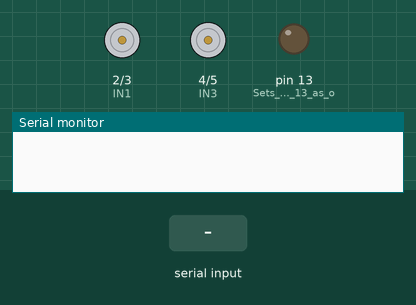
Recording of a sketch running on a simulated Arduino Uno, built with avr-gcc and run on an emulated ATmega328P. Shown: motor-driver pin pairs drawn as motors (green arrow = first pin HIGH = forward, orange = second pin HIGH = backward, longer = more drive, scaled by the enable pin), output pins drawn as LEDs (lit = HIGH), the last lines printed to the serial monitor. The test bench sets the inputs (shaded band).

Above: at 1.2 s.
1.3 s: "F" received over Serial
At 1.6 s:
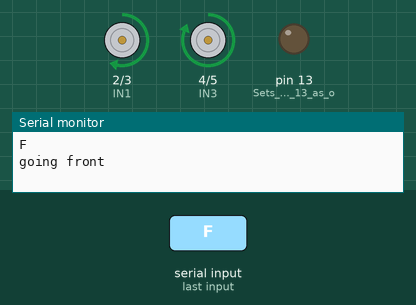
2.8 s: "B" received over Serial
At 4.0 s:
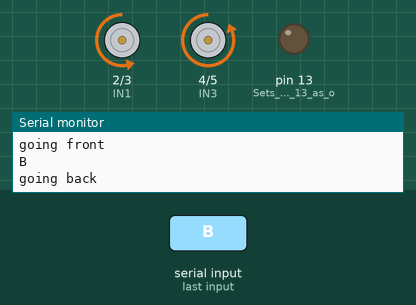
4.3 s: "L" received over Serial
At 5.1 s:
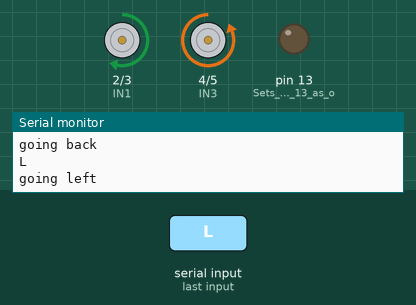
5.8 s: "R" received over Serial
At 6.3 s:
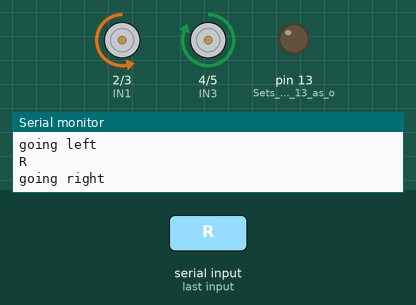
Timing chart, 0 to 8.3 s (numbered marks = the images above; inputs shaded):
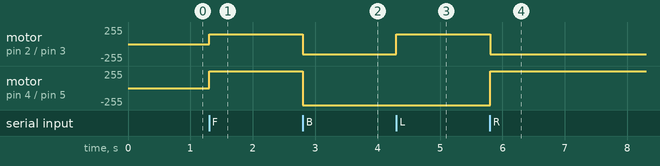

The sketch:

GESTURE_ARDUINO_CODE.ino
```cpp
// Define motor pins
const int IN1 = 2;
const int IN2 = 3;
const int IN3 = 4;
const int IN4 = 5;
const int en1 = 6;
const int en2 = 7;
char data = 0;            //Variable for storing received data
void  setup()
{
    Serial.begin(9600);   //Sets the baud for serial data transmission
   pinMode(13, OUTPUT);  //Sets digital pin  13 as output pin
  pinMode(IN1, OUTPUT);
  pinMode(IN2, OUTPUT);
  pinMode(IN3, OUTPUT);
  pinMode(IN4, OUTPUT);
}
void loop()
{
   if(Serial.available() > 0)
   {
      data = Serial.read();
      Serial.println(data);
         if(data == 'F') {
         front();
         Serial.println("going front");
         }
          else  if(data == 'B') {
         back();
          Serial.println("going back");
          }

         else  if(data == 'L')  {
         left();
         Serial.println("going left");
         }
         else  if(data == 'R')  {
         right();
         Serial.println("going right");
         }
         else if(data == 'S'){
          stop();
          Serial.println("no movement");
         }

   }
}

void front(){
  digitalWrite(IN1, HIGH);
  digitalWrite(IN2, LOW);
  digitalWrite(IN3, HIGH);
  digitalWrite(IN4, LOW);
  analogWrite(en1,150);
  analogWrite(en2,150);
 }

void back(){
  digitalWrite(IN1, LOW);
  digitalWrite(IN2, HIGH);
  digitalWrite(IN3, LOW);
  digitalWrite(IN4, HIGH);
  analogWrite(en1,150);
  analogWrite(en2,150);
 }

void left(){
  digitalWrite(IN1, HIGH);
  digitalWrite(IN2, LOW);
  digitalWrite(IN3, LOW);
  digitalWrite(IN4, HIGH);
  analogWrite(en1,150);
  analogWrite(en2,150);

 }

void right(){
  digitalWrite(IN1, LOW);
  digitalWrite(IN2, HIGH);
  digitalWrite(IN3, HIGH);
  digitalWrite(IN4, LOW);
    analogWrite(en1,150);
  analogWrite(en2,150);
 }

void stop(){
  digitalWrite(IN1, LOW);
  digitalWrite(IN2, LOW);
  digitalWrite(IN3, LOW);
  digitalWrite(IN4, LOW);
  analogWrite(en1, 0);
  analogWrite(en2, 0);
}
```

Measured:
- after the input at 1.3 s, motor on pin 2 (IN1) / pin 3 (IN2): stopped → forward 150/255 at once; motor on pin 4 (IN3) / pin 5 (IN4): stopped → forward 255/255 at once
- after the input at 2.8 s, motor on pin 2 (IN1) / pin 3 (IN2): forward 150/255 → backward 150/255 at once; motor on pin 4 (IN3) / pin 5 (IN4): forward 255/255 → backward 255/255 at once
- after the input at 4.3 s, motor on pin 2 (IN1) / pin 3 (IN2): backward 150/255 → forward 150/255 at once
- after the input at 5.8 s, motor on pin 2 (IN1) / pin 3 (IN2): forward 150/255 → backward 150/255 at once; motor on pin 4 (IN3) / pin 5 (IN4): backward 255/255 → forward 255/255 at once
